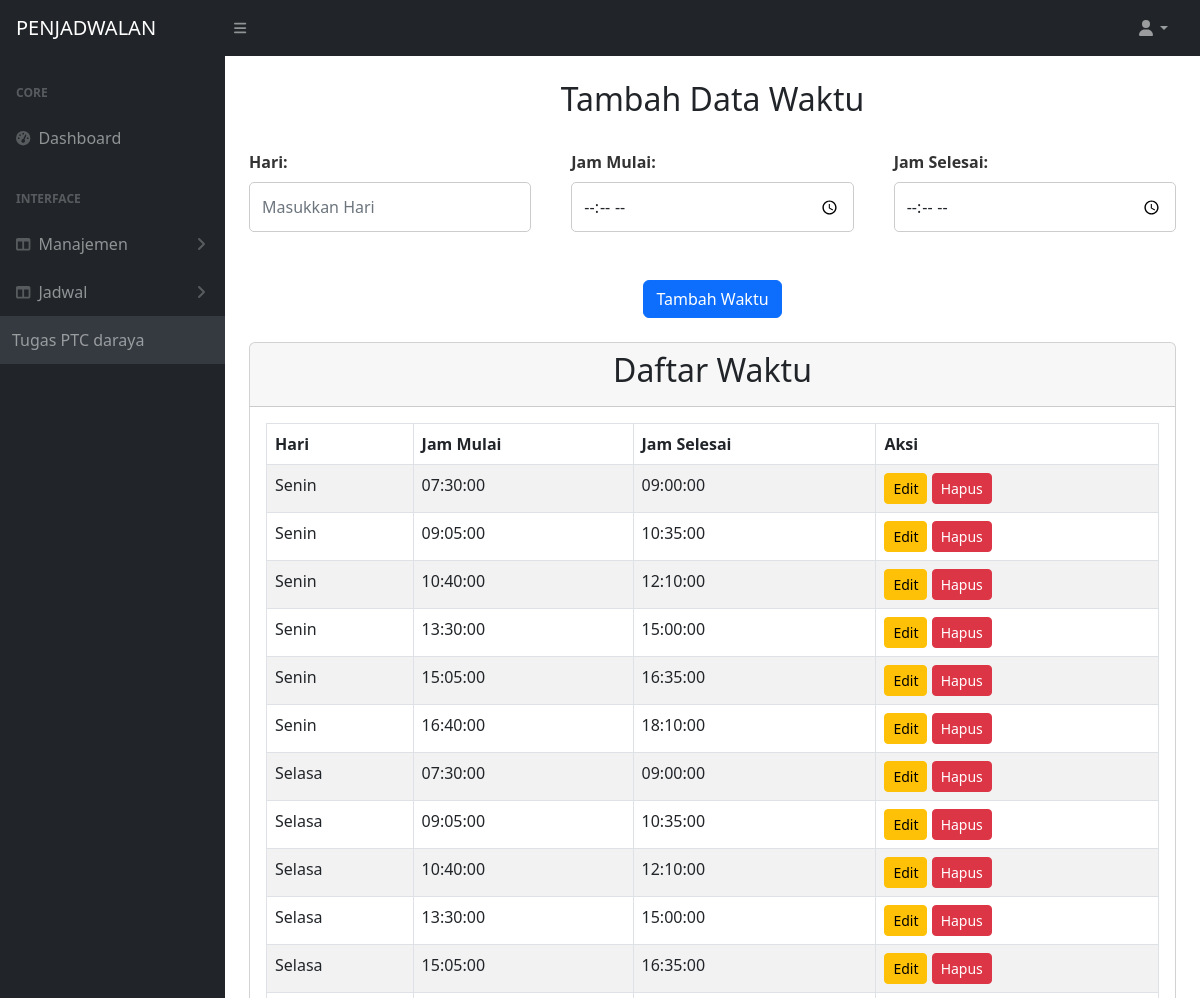
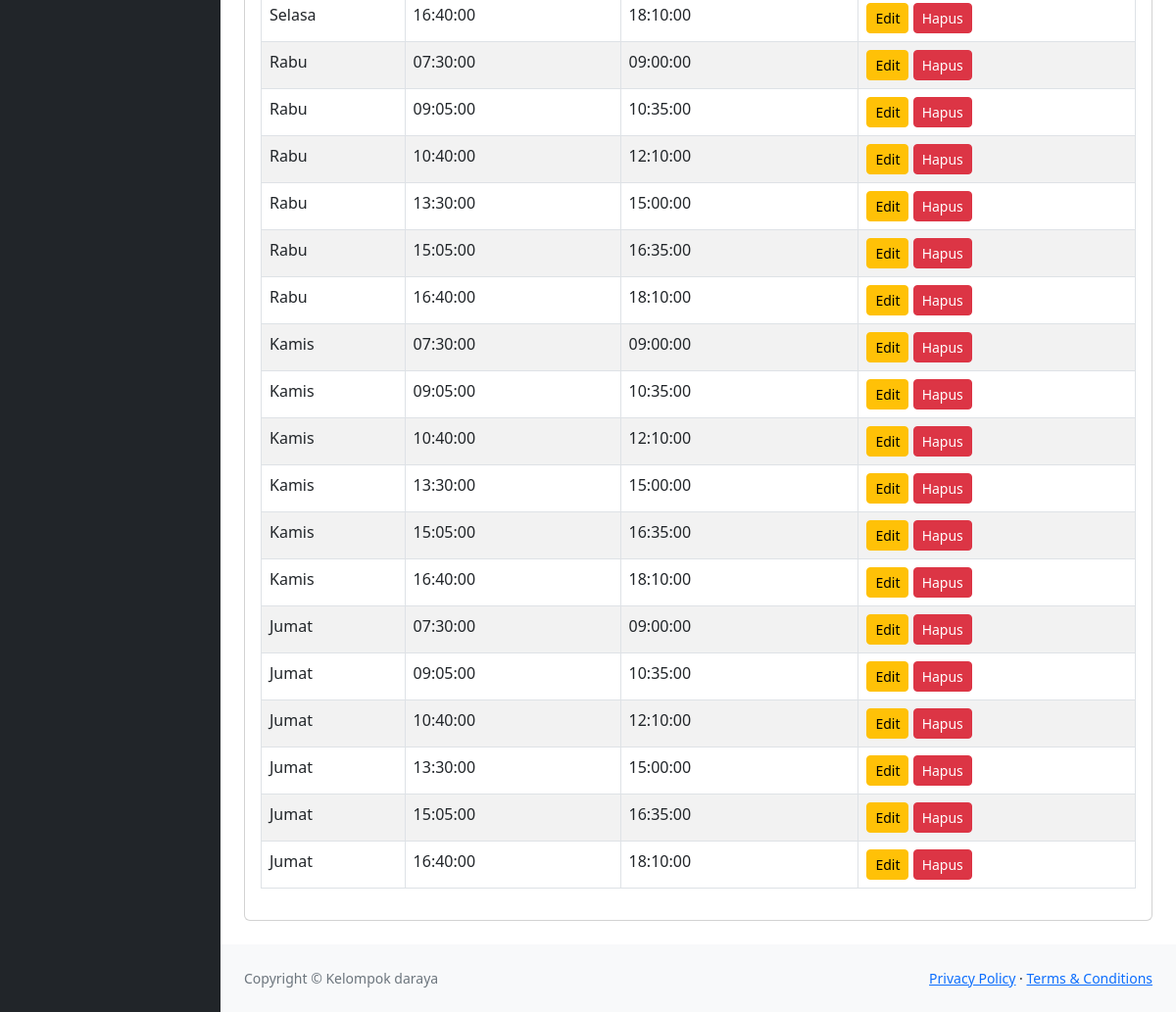
/Waktu.php, run on the app's committed database (2 pictures, top to bottom).
### tables this page shows
CREATE TABLE `waktu` (
  `waktu_id` int(11) NOT NULL,
  `hari` varchar(20) NOT NULL,
  `jam_mulai` time NOT NULL,
  `jam_selesai` time NOT NULL
);

### waktu.php (the view, shortened to what this page needs)
<?php
$host = "localhost";
$user = "root";
$pass = "";
$db = "penjadwalan2";
$conn = new mysqli($host, $user, $pass, $db);
$result = $conn->query("SELECT * FROM waktu");
?>
<!DOCTYPE html>
<html lang="en">
    <head>
        <link href="https://cdn.jsdelivr.net/npm/simple-datatables@7.1.2/dist/style.min.css" rel="stylesheet" />
        <link href="css/styles.css" rel="stylesheet" />
        <link href="css/dosen.css" rel="stylesheet" />
    </head>
    <body>
        <nav class="sb-topnav navbar navbar-expand navbar-dark bg-dark">
            <a class="navbar-brand ps-3" href="index.html">PENJADWALAN</a>
            <button class="btn btn-link btn-sm order-1 order-lg-0 me-4 me-lg-0" id="sidebarToggle" href="#!"><i class="fas fa-bars"></i></button>
            <ul class="navbar-nav ms-auto ms-md-0 me-3 me-lg-4">
                <li class="nav-item dropdown">
                    <a class="nav-link dropdown-toggle" id="navbarDropdown" href="#" role="button" data-bs-toggle="dropdown" aria-expanded="false"><i class="fas fa-user fa-fw"></i></a>
                </li>
            </ul>
        </nav>
        <div id="layoutSidenav">
            <div id="layoutSidenav_nav">
                <nav class="sb-sidenav accordion sb-sidenav-dark" id="sidenavAccordion">
                    <div class="sb-sidenav-menu">
                        <div class="nav">
                            <div class="sb-sidenav-menu-heading">Core</div>
                            <a class="nav-link" href="index.html">
                                <div class="sb-nav-link-icon"><i class="fas fa-tachometer-alt"></i></div>
                                Dashboard
                            </a>
                            <div class="sb-sidenav-menu-heading">Interface</div>
                            <a class="nav-link collapsed" href="#" data-bs-toggle="collapse" data-bs-target="#collapseLayouts" aria-expanded="false" aria-controls="collapseLayouts">
                                <div class="sb-nav-link-icon"><i class="fas fa-columns"></i></div>
                                Manajemen
                                <div class="sb-sidenav-collapse-arrow"><i class="fas fa-angle-down"></i></div>
                            </a>
                            <a class="nav-link collapsed" href="#" data-bs-toggle="collapse" data-bs-target="#collapseJadwal" aria-expanded="false" aria-controls="collapseJadwal">
                                <div class="sb-nav-link-icon"><i class="fas fa-columns"></i></div>
                                Jadwal
                                <div class="sb-sidenav-collapse-arrow"><i class="fas fa-angle-down"></i></div>
                            </a>
                    </div>
                    <div class="sb-sidenav-footer">
                        Tugas PTC daraya
                    </div>
                </nav>
                    </div>
                    <div id="layoutSidenav_content">
                        <main>
                            <div class="container-fluid px-4">
                                <form method="POST">
                                    <br><center><h2>Tambah Data Waktu</h2></center><br>
                                    <div class="mb-3 row">
                                    <div class="col">
                                        <label for="hari" class="form-label">Hari:</label>
                                        <input type="text" class="form-control" id="hari" name="hari" placeholder="Masukkan Hari" required>
                                    </div>
                                    <div class="col">
                                        <label for="jam_mulai" class="form-label">Jam Mulai:</label>
                                        <input type="time" class="form-control" id="jam_mulai" name="jam_mulai" required>
                                    </div>
                                    <div class="col">
                                        <label for="jam_selesai" class="form-label">Jam Selesai:</label>
                                        <input type="time" class="form-control" id="jam_selesai" name="jam_selesai" required>
                                    </div>
                                </div>
                                <center><button type="submit" name="add" class="btn btn-primary mt-3">Tambah Waktu</button></center><br>
                            </form>
                            <form method="POST" action="">
                            <div class="card mb-4">
                                <div class="card-header">
                                    <center><h2>Daftar Waktu</h2></center>
                                </div>
                                <div class="card-body">
                                    <table id="datatablesSimple" class="table table-striped table-bordered">
                                        <thead>
                                            <tr>
                                                <th>Hari</th>
                                                <th>Jam Mulai</th>
                                                <th>Jam Selesai</th>
                                                <th>Aksi</th>
                                            </tr>
                                        </thead>
                                        <tbody>
                                            <?php
                                            if ($result->num_rows > 0) {
                                                while ($row = $result->fetch_assoc()) {
                                                    ?>
                                                    <tr>
                                                        <td><?php echo htmlspecialchars($row['hari']); ?></td>
                                                        <td><?php echo htmlspecialchars($row['jam_mulai']); ?></td>
                                                        <td><?php echo htmlspecialchars($row['jam_selesai']); ?></td>
                                                        <td>
                                                            <a href="edit_waktu.php?id=<?php echo $row['waktu_id']; ?>" class="btn btn-warning btn-sm">Edit</a>
                                                            <a href="?delete=<?php echo $row['waktu_id']; ?>" class="btn btn-danger btn-sm" onclick="return confirm('Yakin ingin menghapus data ini?')">Hapus</a>
                                                        </td>
                                                    </tr>
                                                <?php
                                                }
                                            } else {
                                                echo "<tr><td colspan='4' class='text-center'>Tidak ada data waktu yang ditemukan.</td></tr>";
                                            }
                                            ?>
                                        </tbody>
                                    </table>
                                </div>
                            </div>
                        </form>
                    </div>
                </main>
                <footer class="py-4 bg-light mt-auto">
                    <div class="container-fluid px-4">
                        <div class="d-flex align-items-center justify-content-between small">
                            <div class="text-muted">Copyright &copy; Kelompok daraya</div>
                            <div>
                                <a href="#">Privacy Policy</a>
                                &middot;
                                <a href="#">Terms &amp; Conditions</a>
                            </div>
                        </div>
                    </div>
                </footer>
            </div>
        </div>
    </body>
</html>

### css/dosen.css (style rules this page uses)
.mb-3 { margin-bottom: 1rem; }
.form-label { font-weight: bold; color: #333; }
.form-control { border-radius: 5px; border: 1px solid #ccc; padding: 0.75rem; font-size: 1rem; width: 100%; box-sizing: border-box; }
.row .col { margin-bottom: 1rem; }
.row { display: flex; flex-wrap: wrap; gap: 1rem; }
@media (min-width: 768px) { .col { flex: 1 1 calc(33.33% - 1rem); } }

### data on the page
waktu: hari "Senin", jam_mulai "07:30:00", jam_selesai "09:00:00"
waktu: hari "Senin", jam_mulai "09:05:00", jam_selesai "10:35:00"
waktu: hari "Senin", jam_mulai "10:40:00", jam_selesai "12:10:00"
waktu: hari "Senin", jam_mulai "13:30:00", jam_selesai "15:00:00"
waktu: hari "Senin", jam_mulai "15:05:00", jam_selesai "16:35:00"
waktu: hari "Senin", jam_mulai "16:40:00", jam_selesai "18:10:00"
waktu: hari "Selasa", jam_mulai "07:30:00", jam_selesai "09:00:00"
waktu: hari "Selasa", jam_mulai "09:05:00", jam_selesai "10:35:00"
waktu: hari "Selasa", jam_mulai "10:40:00", jam_selesai "12:10:00"
waktu: hari "Selasa", jam_mulai "13:30:00", jam_selesai "15:00:00"
waktu: hari "Selasa", jam_mulai "15:05:00", jam_selesai "16:35:00"
waktu: hari "Selasa", jam_mulai "16:40:00", jam_selesai "18:10:00"
waktu: hari "Rabu", jam_mulai "07:30:00", jam_selesai "09:00:00"
waktu: hari "Rabu", jam_mulai "09:05:00", jam_selesai "10:35:00"
waktu: hari "Rabu", jam_mulai "10:40:00", jam_selesai "12:10:00"
waktu: hari "Rabu", jam_mulai "13:30:00", jam_selesai "15:00:00"
waktu: hari "Rabu", jam_mulai "15:05:00", jam_selesai "16:35:00"
waktu: hari "Rabu", jam_mulai "16:40:00", jam_selesai "18:10:00"
waktu: hari "Kamis", jam_mulai "07:30:00", jam_selesai "09:00:00"
waktu: hari "Kamis", jam_mulai "09:05:00", jam_selesai "10:35:00"
waktu: hari "Kamis", jam_mulai "10:40:00", jam_selesai "12:10:00"
waktu: hari "Kamis", jam_mulai "13:30:00", jam_selesai "15:00:00"
waktu: hari "Kamis", jam_mulai "15:05:00", jam_selesai "16:35:00"
waktu: hari "Kamis", jam_mulai "16:40:00", jam_selesai "18:10:00"
waktu: hari "Jumat", jam_mulai "07:30:00", jam_selesai "09:00:00"
waktu: hari "Jumat", jam_mulai "09:05:00", jam_selesai "10:35:00"
waktu: hari "Jumat", jam_mulai "10:40:00", jam_selesai "12:10:00"
waktu: hari "Jumat", jam_mulai "13:30:00", jam_selesai "15:00:00"
waktu: hari "Jumat", jam_mulai "15:05:00", jam_selesai "16:35:00"
waktu: hari "Jumat", jam_mulai "16:40:00", jam_selesai "18:10:00"
